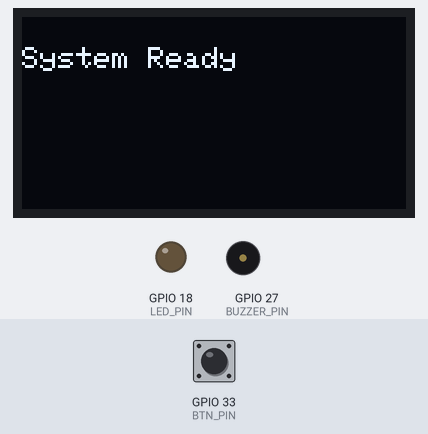
This program was run on a simulated ESP32. Parts: 128×64 one-colour display, output pins drawn as LEDs (lit = HIGH), buzzer (waves = sounding). The inputs (shaded band) are chosen by the test bench; at power-on: GPIO 33 (BTN_PIN) HIGH. What the program prints to the serial monitor is not drawn.

Above: at 1.2 s.
1.3 s: GPIO 33 (BTN_PIN) pulled LOW for 3.2 s
At 5.6 s:
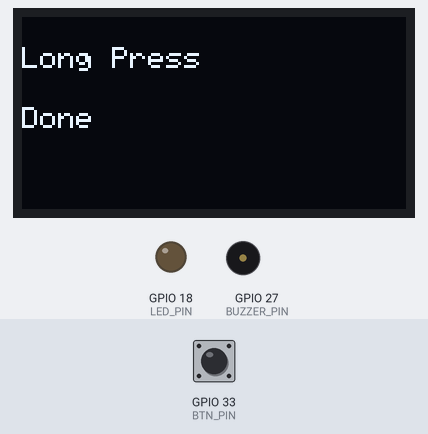
6.4 s: GPIO 33 (BTN_PIN) pulled LOW for 0.15 s
At 7.3 s:
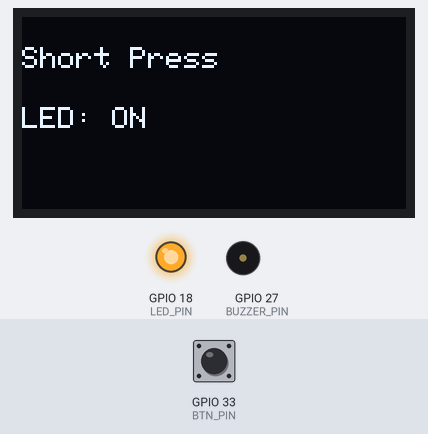
8.0 s: GPIO 33 (BTN_PIN) pulled LOW for 1 s
At 10.0 s:
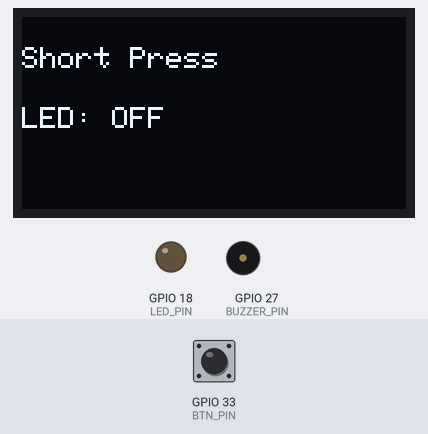
Timing chart, 0 to 11.5 s (numbered marks = the images above; inputs shaded):
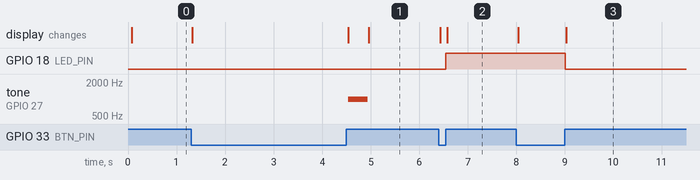

The program:

main.cpp
```cpp
// Name: Maryam Shamshad
// Reg No: 23-NTU-CS-1047
// Smart Button Control with OLED Feedback

#include <Arduino.h>
#include <Wire.h>
#include <Adafruit_GFX.h>
#include <Adafruit_SSD1306.h>

// ===== OLED SETUP =====
#define SCREEN_WIDTH 128
#define SCREEN_HEIGHT 64
#define OLED_ADDR 0x3C
Adafruit_SSD1306 display(SCREEN_WIDTH, SCREEN_HEIGHT, &Wire, -1);

// ===== PIN CONFIGURATION =====
#define LED_PIN    18      // LED output pin
#define BUZZER_PIN 27      // Buzzer output pin
#define BTN_PIN    33      // Push button input pin (with internal pull-up)

// ===== TIMING VARIABLES =====
unsigned long pressStart = 0;          // Stores the time when button is pressed
bool buttonPressed = false;            // Tracks if the button is currently pressed
bool ledState = false;                 // Current state of LED (ON/OFF)

const unsigned long LONG_PRESS_TIME = 1500;  // Long press threshold (1.5 seconds)


// ===== OLED DISPLAY FUNCTION =====
// Displays two lines of text on the OLED screen
void updateOLED(const String &line1, const String &line2 = "") {
  display.clearDisplay();
  display.setTextSize(1);
  display.setTextColor(SSD1306_WHITE);
  display.setCursor(0, 10);
  display.println(line1);
  if (line2 != "") {
    display.setCursor(0, 30);
    display.println(line2);
  }
  display.display();
}


// ===== SHORT PRESS FUNCTION =====
// Toggles LED ON/OFF when button is briefly pressed
void handleShortPress() {
  ledState = !ledState;  // Toggle LED state
  digitalWrite(LED_PIN, ledState);
  Serial.println("Short Press → Toggle LED");
  updateOLED("Short Press", ledState ? "LED: ON" : "LED: OFF");
}


// ===== LONG PRESS FUNCTION =====
// Activates buzzer for a short tone when button is held
void handleLongPress() {
  Serial.println("Long Press → Play Buzzer");
  updateOLED("Long Press", "Buzzer Tone...");

  tone(BUZZER_PIN, 1000, 400);  // Generate 1 kHz tone for 400 ms
  delay(400);
  noTone(BUZZER_PIN);           // Stop buzzer tone

  updateOLED("Long Press", "Done");
}


// ===== SETUP FUNCTION =====
void setup() {
  Serial.begin(115200);
  Wire.begin();

  // Initialize OLED display
  if (!display.begin(SSD1306_SWITCHCAPVCC, OLED_ADDR)) {
    Serial.println("OLED initialization failed!");
    while (true); // Halt program if OLED is not found
  }

  display.clearDisplay();
  display.display();

  // Configure pin modes
  pinMode(LED_PIN, OUTPUT);
  pinMode(BUZZER_PIN, OUTPUT);
  pinMode(BTN_PIN, INPUT_PULLUP); // Button connected to GND and input pin

  // Initial display message
  updateOLED("System Ready");
  Serial.println("System Ready");
}


// ===== MAIN LOOP =====
void loop() {
  int buttonState = digitalRead(BTN_PIN);

  // --- Button Press Detected (LOW due to INPUT_PULLUP) ---
  if (buttonState == LOW && !buttonPressed) {
    buttonPressed = true;
    pressStart = millis();  // Record the time of press
    updateOLED("Button Pressed...");
  }

  // --- Button Released ---
  if (buttonState == HIGH && buttonPressed) {
    buttonPressed = false;
    unsigned long pressDuration = millis() - pressStart; // Measure press duration

    // Decide action based on press time
    if (pressDuration > LONG_PRESS_TIME) {
      handleLongPress();   // Long press detected
    } else {
      handleShortPress();  // Short press detected
    }
  }

  delay(20); // Simple debounce delay to avoid false triggers
}
```

Measured:
- after the input at 1.3 s, tone on GPIO 27 (BUZZER_PIN): silent → 1000 Hz after 3.2 s, → silent 0.40 s later; the display: first changes at once (image 1 shows a later state)
- after the input at 6.4 s, GPIO 18 (LED_PIN): LOW → HIGH after 0.15 s; the display: first changes at once (image 2 shows a later state)
- after the input at 8.0 s, GPIO 18 (LED_PIN): HIGH → LOW after 1.0 s; the display: first changes after 0.05 s (image 3 shows a later state)
